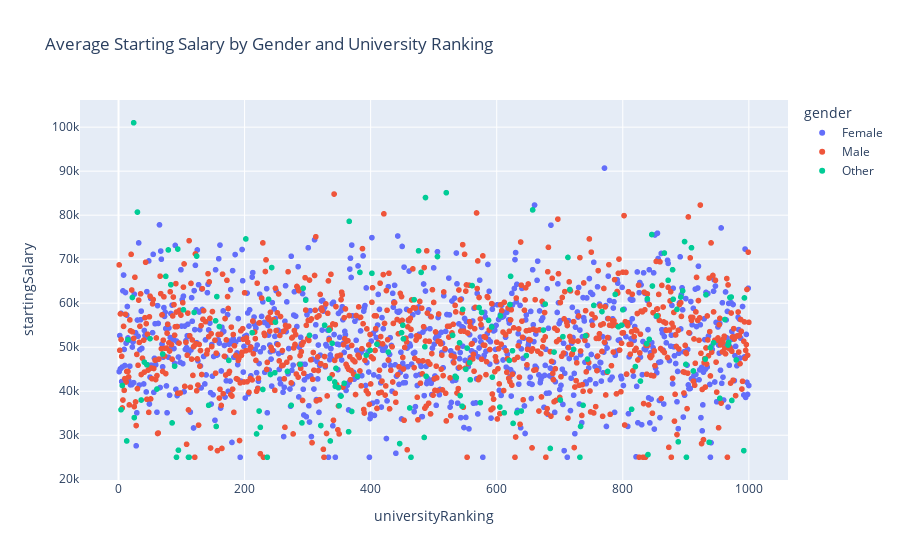

Notebook code cell kept with this figure:
### Code cell
avg_salary_by_gender_ranking = df_query.groupby(["gender", "universityRanking"])["startingSalary"].mean().reset_index()
fig = px.scatter(avg_salary_by_gender_ranking, x='universityRanking', y='startingSalary', color='gender', title='Average Starting Salary by Gender and University Ranking')
fig.show()

### Figure 1 — Plotly figure (JSON) as saved in the notebook; plotly's stock layout.template omitted (floating-point values rounded to 4 significant figures; data arrays with more than 128 entries replaced by an {"elided": "..."} marker saying what was removed)
{"data": [{"hovertemplate": "gender=Female<br>universityRanking=%{x}<br>startingSalary=%{y}<extra></extra>", "legendgroup": "Female", "marker": {"color": "#636efa", "symbol": "circle"}, "mode": "markers", "name": "Female", "showlegend": true, "type": "scattergl", "x": {"elided": "897 int values"}, "xaxis": "x", "y": {"elided": "897 float values"}, "yaxis": "y"}, {"hovertemplate": "gender=Male<br>universityRanking=%{x}<br>startingSalary=%{y}<extra></extra>", "legendgroup": "Male", "marker": {"color": "#EF553B", "symbol": "circle"}, "mode": "markers", "name": "Male", "showlegend": true, "type": "scattergl", "x": {"elided": "886 int values"}, "xaxis": "x", "y": {"elided": "886 float values"}, "yaxis": "y"}, {"hovertemplate": "gender=Other<br>universityRanking=%{x}<br>startingSalary=%{y}<extra></extra>", "legendgroup": "Other", "marker": {"color": "#00cc96", "symbol": "circle"}, "mode": "markers", "name": "Other", "showlegend": true, "type": "scattergl", "x": {"elided": "179 int values"}, "xaxis": "x", "y": {"elided": "179 float values"}, "yaxis": "y"}], "layout": {"legend": {"title": {"text": "gender"}, "tracegroupgap": 0}, "title": {"text": "Average Starting Salary by Gender and University Ranking"}, "xaxis": {"anchor": "y", "domain": [0, 1], "title": {"text": "universityRanking"}}, "yaxis": {"anchor": "x", "domain": [0, 1], "title": {"text": "startingSalary"}}}}
